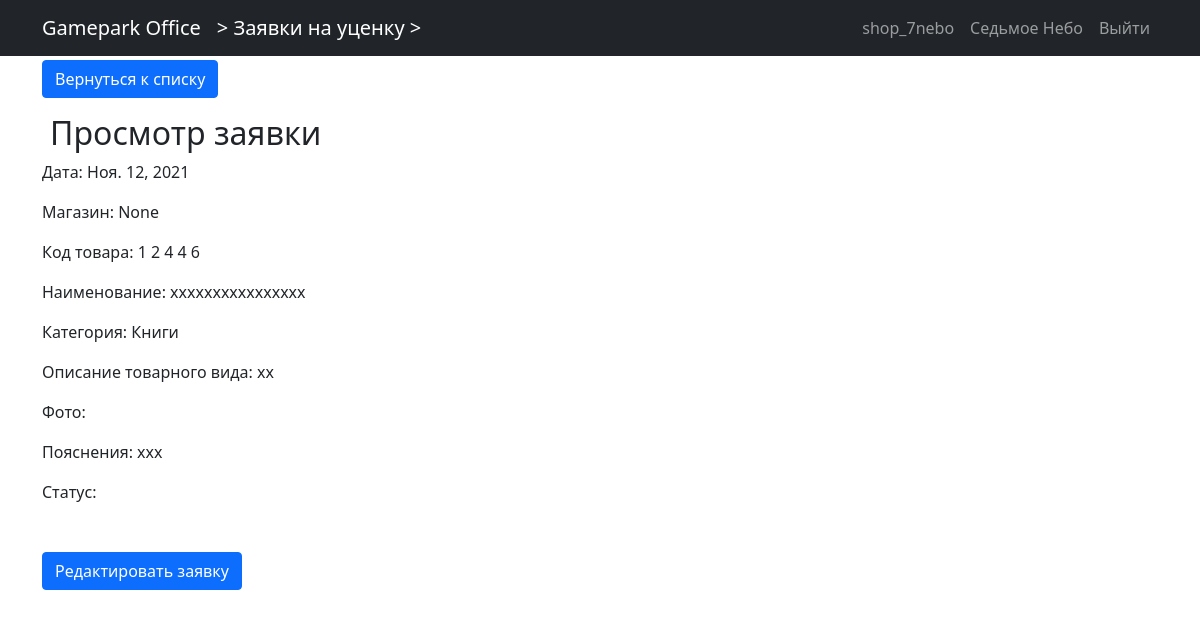
Page /zayavki/52 (signed in) on the committed database.
### users/models.py (models this page shows)
class User(AbstractUser):
    email = models.EmailField(blank=True)
    role = models.ForeignKey(Roles, on_delete=models.PROTECT, null=True, default=None)
    shop = models.ForeignKey(Shops, on_delete=models.PROTECT, null=True, default=None, blank=True)

class Shops(models.Model):
    nameshop = models.CharField(max_length=30)
    class Meta:
        verbose_name_plural = "Магазины"
        verbose_name = "Магазин"
    def __str__(self):
        return self.nameshop

class Category(models.Model):
    name = models.CharField(max_length=30)
    class Meta:
        verbose_name_plural = "Категории"
        verbose_name = "Категория"
    def __str__(self):
        return self.name

### zayavki/models.py (models this page shows, shortened)
class Zayavka(models.Model):
    user = models.ForeignKey(User, default=None, null=True, on_delete=models.PROTECT)
    data = models.DateField(auto_now_add=True)
    category = models.ForeignKey(Category, on_delete=models.PROTECT)
    code = models.CharField(max_length=10)
    name = models.CharField(max_length=100)
    description = models.TextField()
    clarification = models.TextField()
    foto1 = models.ImageField(upload_to="zayavki/foto", blank=True)
    foto2 = models.ImageField(upload_to="zayavki/foto", blank=True)
    status1 = models.BooleanField(default=False)  # одобрено
    status2 = models.BooleanField(default=False)  # отклонено
    status3 = models.BooleanField(default=False)  # уценено
    status4 = models.BooleanField(default=False)  # ценник сменен
    status5 = models.BooleanField(default=False)  # остальные поля - резервные
    status6 = models.BooleanField(default=False)
    clarification_of_manager = models.CharField(max_length=150, blank=True)
    class Meta:
        verbose_name_plural = "Заявки"
        verbose_name = "Заявка"

### zayavki/views.py (the view)
# urls.py: path("<int:pk>", ZayavkaDetail.as_view(), name="zayavka-detail"),
class ZayavkaDetail(DetailView):
    model = Zayavka
    template_name = "zayavki/zayavka_detail.html"
    context_object_name = "zayavka"

### zayavki/templates/zayavki/zayavka_detail.html (shortened to what this page needs)
{% extends 'main_page/base.html' %}
{% load  static %}
{% block name_app %}
    <a class="navbar-brand flex-grow-1" href="{% url 'zayavki:page_view' %}"> > Заявки на уценку > {{ name_page }} </a>
{% endblock name_app %}
{% block content %}
<a href="{% url 'zayavki:page_view' %}" class="btn btn-primary mt-1 mb-3">Вернуться к списку</a>
<h2 class="px-2">Просмотр заявки</h2>
<p> Дата: {{ zayavka.data }} </p>
<p> Магазин: {{ zayavka.user.shop }} </p>
<p> Код товара:  {{ zayavka.code }}</p>
<p> Наименование:  {{ zayavka.name }}</p>
<p> Категория:  {{ zayavka.category }}</p>
<p> Описание товарного вида: {{ zayavka.description }}</p>
<p> Фото:
</p>
<p> Пояснения: {{ zayavka.clarification }}</p>
<p> Статус:
<br>
<a href="{% url 'zayavki:zayavka-update' zayavka.id %}" class="btn btn-primary mt-5">Редактировать заявку</a>
{% endblock content %}

### main_page/templates/main_page/base.html (shortened to what this page needs)
{% load static %}
<!DOCTYPE html>
<html lang="en">
<head>
    <link href= {% static 'bootstrap-5/css/bootstrap.min.css' %}  rel="stylesheet">
</head>
<body>
<nav class="navbar navbar-expand-lg navbar-dark bg-dark">
    <div class="container">
        <a class="navbar-brand "
           href="{% url 'main_page:index' %}">
           Gamepark Office
        </a>
        {% block name_app %}{% endblock name_app %}
        <div class="collapse navbar-collapse flex-grow-0" id="navbarContent">
            <ul class="navbar-nav">
                {% if user.is_authenticated %}
                <li class="nav-item">
                    <a class="nav-link" href="{% url 'users:profile' %}">{{user.username }} </a>
                </li>
                    {% if user.shop %}
                        <li class="nav-item">
                            <a class="nav-link" href="{% url 'users:profile' %}">{{user.shop }} </a>
                        </li>
                    {% endif %}
                    <li class="nav-item">
                        <a class="nav-link" href="{% url 'users:logout' %}">Выйти </a>
                    </li>
                {% else %}
                    <li class="nav-item">
                        <a class="nav-link" href="{% url 'users:login' %}">Войти <i class="fas fa-sign-in-alt"></i></a>
                    </li>
                {% endif %}
            </ul>
        </div>
    </div>
</nav>
<div class="container">
    {% block content %} {% endblock content %}
</div>
</body>
</html>

### rows in the picture
User: username "shop_7nebo", shop "Седьмое Небо"
Zayavka: data "Ноя. 12, 2021", user.shop "None", code "1 2 4 4 6", name "xxxxxxxxxxxxxxxx", category "Книги", description "xx", clarification "xxx"
